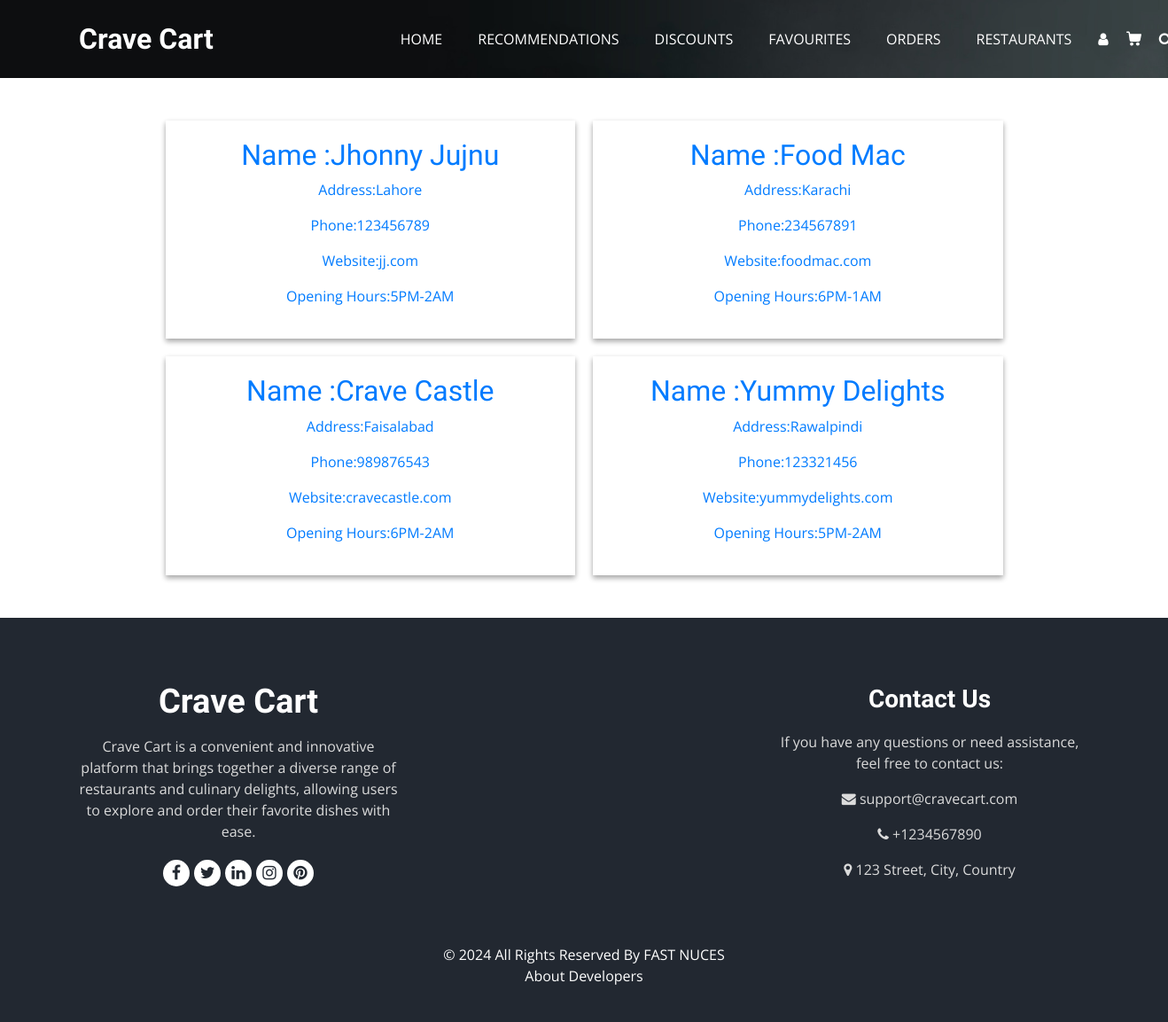
Before: /restaurants (signed in) with the older database file.
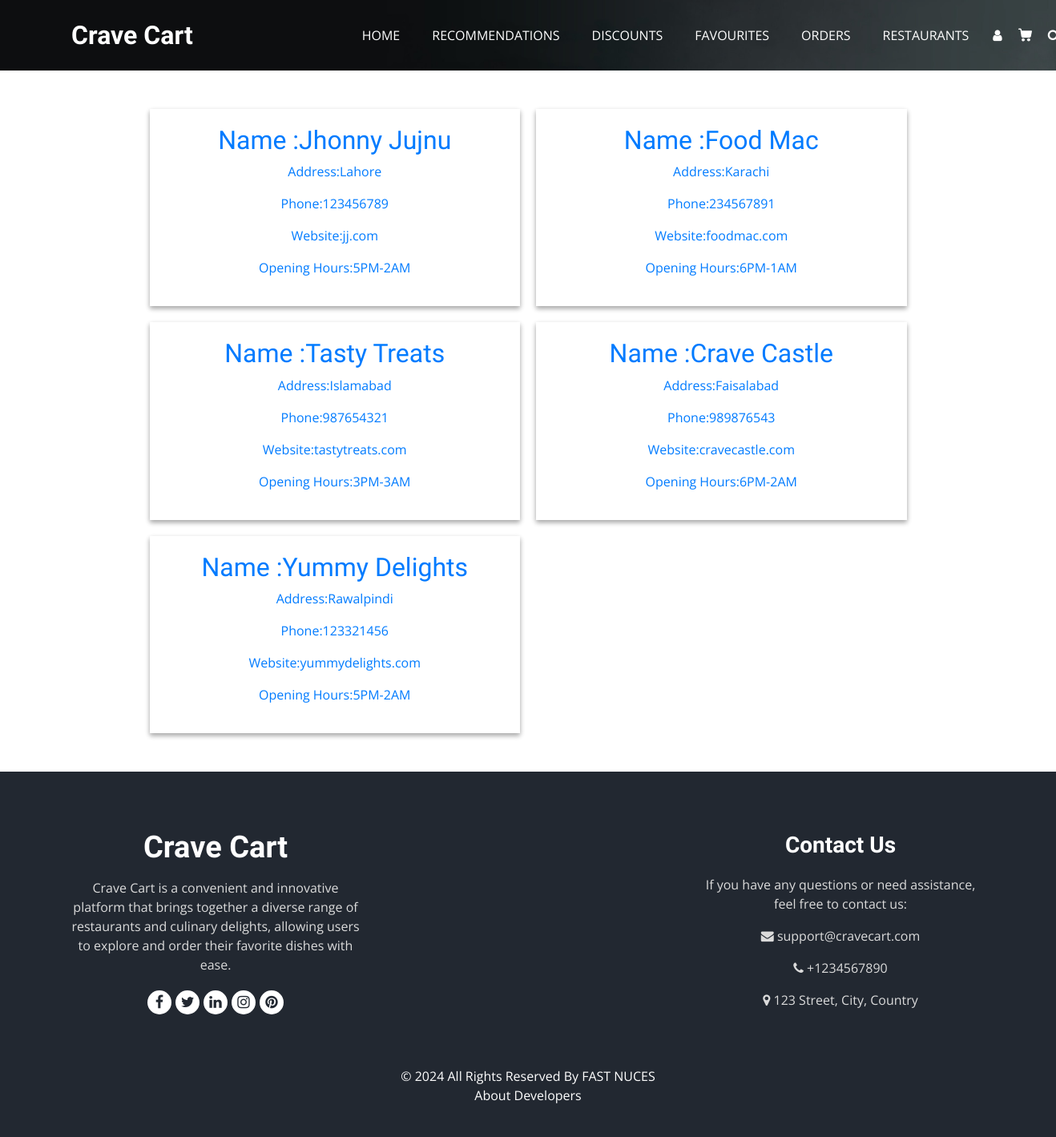
After: the same page with the newer database file.
### tables this page shows
CREATE TABLE Restaurants (
                        RestaurantID INTEGER PRIMARY KEY AUTOINCREMENT,
                        Email TEXT,
                        Name TEXT,
                        Password TEXT,
                        Description TEXT,
                        Address TEXT,
                        Phone TEXT,
                        Website TEXT,
                        OpeningHours TEXT,
                        RegistrationDate TEXT,
                        Blocked INTEGER DEFAULT 0,
                        BlockedByAdmin INTEGER DEFAULT NULL,
                        FOREIGN KEY (BlockedByAdmin) REFERENCES Admin(AdminID)
                    );

### userEndpoints.py (the view)
@User.route('/restaurants',methods=['GET','POST'])
def AllRestaurants():
    if 'username' not in session:
        return redirect('/login')
    if not DataBase.is_customer(session['username'],session['email'],session['password']):
        return render_template('404.html'), 404
    data =DataBase.get_active_restaurants()
    return render_template('user/restaurants.html',data=data,length=len(data))

### DataBase.py (called while the page is built)
def is_customer(id,email,password):
    try:
        cursor.execute('''SELECT * FROM Customers where CustomerID=? AND email = ? AND password=?;''',[id,email,password])
        ans = cursor.fetchone()
        if ans:
            return True
        else:
            return False
    except Exception as e:
        print(e)
        return False

def get_active_restaurants():
    try:
        cursor.execute('''SELECT * FROM Restaurants where Blocked = 0;''' )
        return cursor.fetchall()
    except Exception as e:
        print(str(e))
        return []

### templates/user/restaurants.html (shortened to what the changed rows need)
<!DOCTYPE html>
<html>
  <head>
    <link
      rel="stylesheet"
      type="text/css"
      href="{{url_for('static',filename='css/bootstrap.css')}}"
    />
    <link
      rel="stylesheet"
      type="text/css"
      href="https://cdnjs.cloudflare.com/ajax/libs/OwlCarousel2/2.3.4/assets/owl.carousel.min.css"
    />
    <link
      rel="stylesheet"
      href="https://cdnjs.cloudflare.com/ajax/libs/jquery-nice-select/1.1.0/css/nice-select.min.css"
    />
    <link
      href="{{url_for('static',filename='css/font-awesome.min.css')}}"
      rel="stylesheet"
    />
    <link
      href="{{url_for('static',filename='css/style.css')}}"
      rel="stylesheet"
    />
    <link
      href="{{url_for('static',filename='css/responsive.css')}}"
      rel="stylesheet"
    />
  </head>
  <body class="sub_page">
    <section class="h-100">
      <div class="container h-100 py-5">
        <div class="row d-flex justify-content-center align-items-center h-100">
          <div class="col-10">
            {% if length != 0%}
            <div class="restaurant-container">
              {%for i in data%}
              <a href="/restaurantDetail?restaurant_id={{ i[0] }}">
                <div class="restaurant-box">
                  <h2>Name :{{i[2]}}</h2>
                  <p>Address:{{i[5]}}</p>
                  <p>Phone:{{i[6]}}</p>
                  <p>Website:{{i[7]}}</p>
                  <p>Opening Hours:{{i[8]}}</p>
                </div>
              </a>
              {%endfor%}
            </div>
            {%else%}
            <br /><br /><br /><br /><br />
            <h1>No registered Restaurant Found</h1>
            <br /><br /><br /><br /><br />
            {%endif%}
          </div>
        </div>
      </div>
    </section>
  </body>
</html>

Changed rows visible on the page:
now on this page (row edited): Restaurants: Name "Tasty Treats", Address "Islamabad", Phone "987654321", Website "tastytreats.com", OpeningHours "3PM-3AM"
